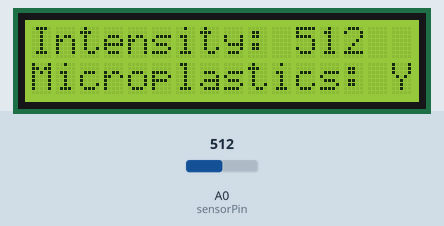
The sketch below on a simulated Arduino Uno, built with avr-gcc and run on an emulated ATmega328P. On the bench: 16×2 character LCD. Inputs (shaded band) come from the test bench; at power-on: A0 (sensorPin) = 512. What the sketch prints to the serial monitor is not drawn.

Above: at 3.2 s.
3.3 s: A0 (sensorPin) set to 591
At 4.4 s:
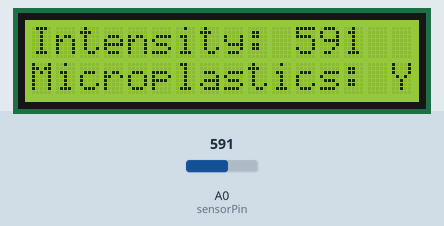
5.3 s: A0 (sensorPin) set to 609
At 6.9 s:
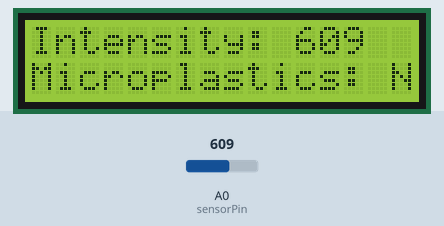
7.6 s: A0 (sensorPin) set to 511
At 9.4 s:
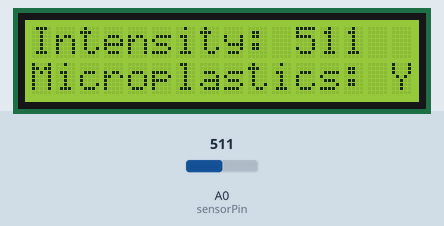
Timing chart, 0 to 10.9 s (numbered marks = the images above; inputs shaded):
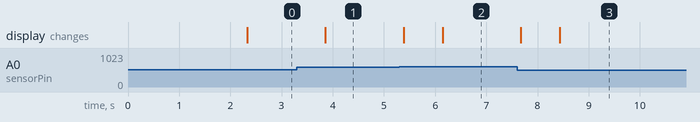

Measured:
- the behaviour switches between 599 and 600 on A0 (sensorPin) (found by bisection; images 1 and 2)
- after the input at 3.3 s, the display: changes after 0.56 s (image 1)
- after the input at 5.3 s, the display: first changes after 0.08 s (image 2 shows a later state)
- after the input at 7.6 s, the display: first changes after 0.07 s (image 3 shows a later state)

The sketch:

microplastic_detector.ino
```cpp
#include <LiquidCrystal.h>
LiquidCrystal lcd(7, 6, 5, 4, 3, 2);

const int sensorPin = A0;
const int numSamples = 50;
int cleanBaseline = 800;
int thresholdDrop = 200;

void setup() {
  lcd.begin(16, 2);
  Serial.begin(9600);

  lcd.clear();
  lcd.setCursor(0, 0);
  lcd.print("Microplastic");
  lcd.setCursor(0, 1);
  lcd.print("Detector Ready");
  delay(2000);
}

void loop() {
  long sum = 0;
  for (int i = 0; i < numSamples; i++) {
    sum += analogRead(sensorPin);
    delay(5);
  }

  int intensity = sum / numSamples;

  lcd.clear();
  lcd.setCursor(0, 0);
  lcd.print("Intensity: ");
  lcd.print(intensity);

  lcd.setCursor(0, 1);
  if (intensity < (cleanBaseline - thresholdDrop)) {
    lcd.print("Microplastics: YES");
  } else {
    lcd.print("Microplastics: NO ");
  }

  Serial.print("Intensity: ");
  Serial.println(intensity);

  delay(500);
}
```
